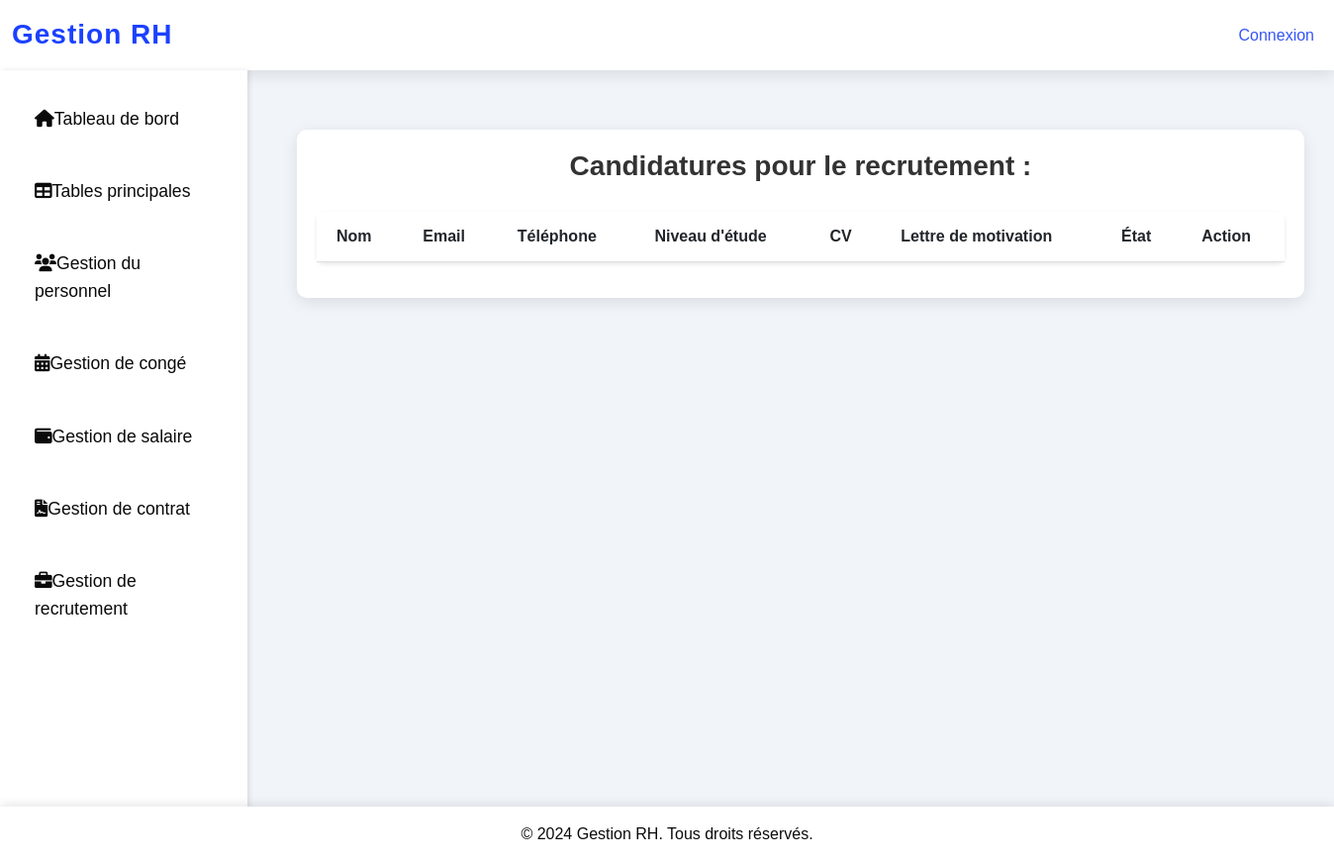
The app's page /gestion/gestion_candidatures/, older data.
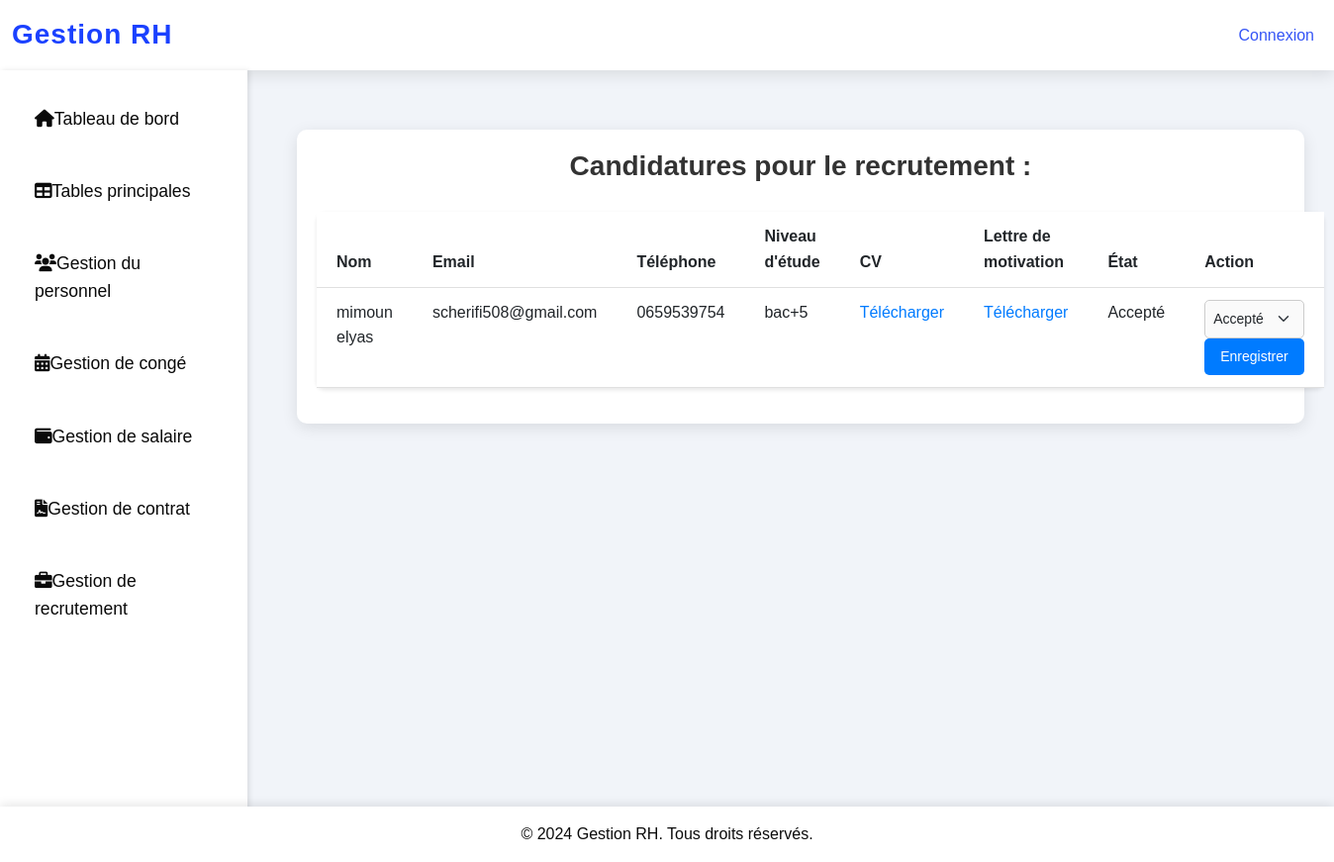
The same page, newer data.
### gestion/models.py (models this page shows, shortened)
class Candidature(models.Model):
    recrutement = models.ForeignKey(Recrutement, on_delete=models.CASCADE, related_name="candidatures")
    nom = models.CharField(max_length=50)
    prenom = models.CharField(max_length=50)
    genre = models.CharField(max_length=10, choices=[('Homme', 'Homme'), ('Femme', 'Femme')], default='Homme')
    date_naissance = models.DateField(null=True, blank=True)
    email = models.EmailField()
    telephone = models.CharField(max_length=15, null=True, blank=True)
    niveau_etude = models.CharField(max_length=50, null=True, blank=True)
    lettre_motivation = models.FileField(upload_to='lettres/', null=True, blank=True)
    cv = models.FileField(upload_to='cvs/')
    etat = models.CharField(max_length=20, choices=[
        ('reçu', 'Reçu'),
        ('en_cours', 'En cours de traitement'),
        ('accepté', 'Accepté'),
        ('rejeté', 'Rejeté'),
    ], default='reçu')

### gestion/views.py (the view)
# urls.py: path('gestion_candidatures/', views.Gestion_candidature, name='Gestion_candidature'),
def Gestion_candidature(request):
    candidatures = Candidature.objects.all()
    return render(request, 'gestion_recrutements.html', {'candidatures':candidatures})

### gestion/templates/gestion_recrutements.html (shortened to what this page needs)
{% extends 'base.html' %}
{% block content %}
<!DOCTYPE html>
<html lang="fr">
<head>
</head>
<body>
    <div class="container">
        <h2 class="page-title">Candidatures pour le recrutement : {{ recrutement.poste }}</h2>
        <table class="table">
            <thead>
                <tr>
                    <th>Nom</th>
                    <th>Email</th>
                    <th>Téléphone</th>
                    <th>Niveau d'étude</th>
                    <th>CV</th>
                    <th>Lettre de motivation</th>
                    <th>État</th>
                    <th>Action</th>
                </tr>
            </thead>
            <tbody>
                {% for candidature in candidatures %}
                <tr>
                    <td>{{ candidature.nom }} {{ candidature.prenom }}</td>
                    <td>{{ candidature.email }}</td>
                    <td>{{ candidature.telephone }}</td>
                    <td>{{ candidature.niveau_etude }}</td>
                    <td><a href="{{ candidature.cv.url }}" target="_blank">Télécharger</a></td>
                    <td>
                        {% if candidature.lettre_motivation %}
                        <a href="{{ candidature.lettre_motivation.url }}" target="_blank">Télécharger</a>
                        {% else %}
                        Non fourni
                        {% endif %}
                    </td>
                    <td>{{ candidature.get_etat_display }}</td>
                    <td>
                        <form method="POST" action="{% url 'update_candidature' candidature.id %}">
                            <select name="etat" class="form-select">
                                <option value="accepté" {% if candidature.etat == 'accepté' %}selected{% endif %}>Accepté</option>
                            </select>
                            <button type="submit" class="btn">Enregistrer</button>
                        </form>
                    </td>
                </tr>
                {% endfor %}
            </tbody>
        </table>
    </div>
</body>
</html>
{% endblock %}

Row changes from the older to the newer data that the page shows:
added Candidature: nom "mimoun", prenom "elyas", email "scherifi508@gmail.com", telephone "0659539754", niveau_etude "bac+5", etat "Accepté"
